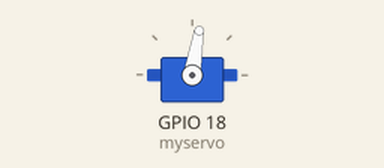
The sketch below on a simulated ESP32. Parts: servo.

Above: at 1.05 s.
At 2.3 s:
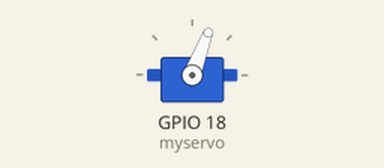
At 3.3 s:
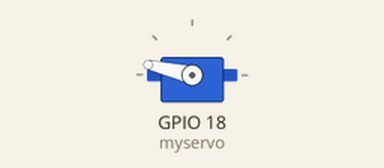
At 4.3 s:
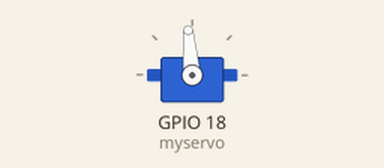
Timing chart, 0 to 6.6 s (numbered marks = the images above):
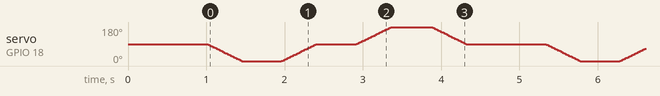

The sketch:

servo_test_code.ino
```cpp
#include <ESP32Servo.h>

Servo myservo;
int pos = 90;  // start at 90 degrees

void setup() {
  myservo.attach(18);   // attach servo to GPIO 18 (change pin if needed)
  myservo.write(pos);   // set initial position
  delay(1000);
}

void loop() {
  // Move from 90 → 0
  for (pos = 90; pos >= 0; pos--) {
    myservo.write(pos);
    delay(5);
  }
  delay(500);

  // Move from 0 → 90
  for (pos = 0; pos <= 90; pos++) {
    myservo.write(pos);
    delay(5);
  }
  delay(500);

  // Move from 90 → 180
  for (pos = 90; pos <= 180; pos++) {
    myservo.write(pos);
    delay(5);
  }
  delay(500);

  // Move from 180 → 90
  for (pos = 180; pos >= 90; pos--) {
    myservo.write(pos);
    delay(5);
  }
  delay(1000);  // wait before repeating
}
```
